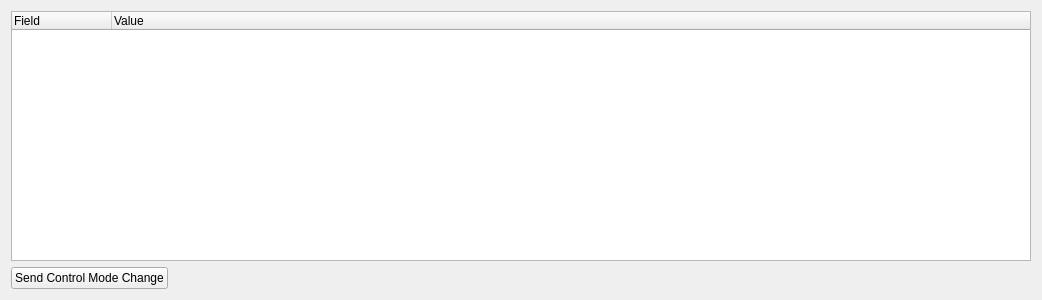
<?xml version="1.0" encoding="UTF-8"?>
<ui version="4.0">
 <class>ControlModeParamsWidget</class>
 <widget class="QWidget" name="ControlModeParamsWidget">
  <property name="geometry">
   <rect>
    <x>0</x>
    <y>0</y>
    <width>1042</width>
    <height>300</height>
   </rect>
  </property>
  <property name="windowTitle">
   <string>Form</string>
  </property>
  <layout class="QVBoxLayout" name="verticalLayout">
   <item>
    <widget class="QTreeWidget" name="params_tree">
     <column>
      <property name="text">
       <string>Field</string>
      </property>
     </column>
     <column>
      <property name="text">
       <string>Value</string>
      </property>
     </column>
    </widget>
   </item>
   <item>
    <layout class="QHBoxLayout" name="horizontalLayout">
     <item>
      <widget class="QPushButton" name="send_button">
       <property name="text">
        <string>Send Control Mode Change</string>
       </property>
      </widget>
     </item>
     <item>
      <spacer name="horizontalSpacer">
       <property name="orientation">
        <enum>Qt::Horizontal</enum>
       </property>
       <property name="sizeHint" stdset="0">
        <size>
         <width>40</width>
         <height>20</height>
        </size>
       </property>
      </spacer>
     </item>
    </layout>
   </item>
  </layout>
 </widget>
 <resources/>
 <connections/>
</ui>
